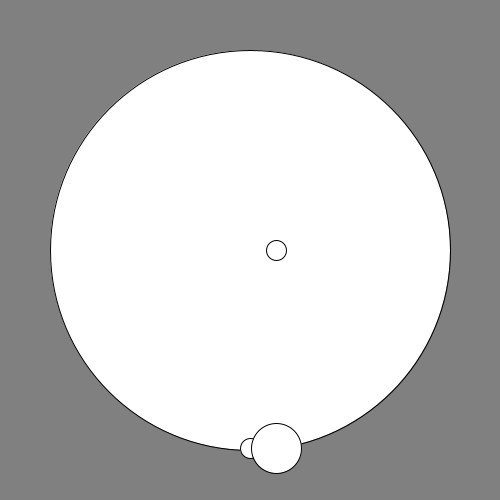
Frame 1 (no input)
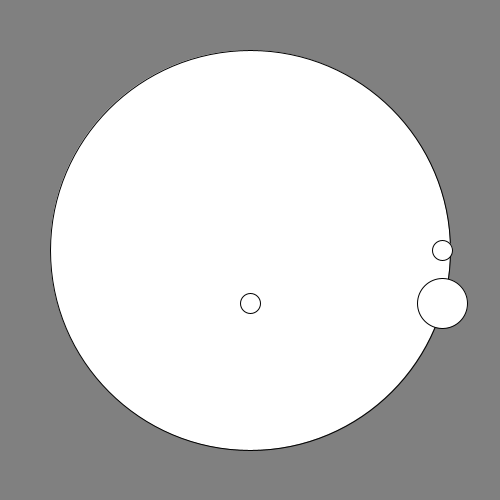
Frame 60 (the mouse pressed at the canvas centre just before this capture)
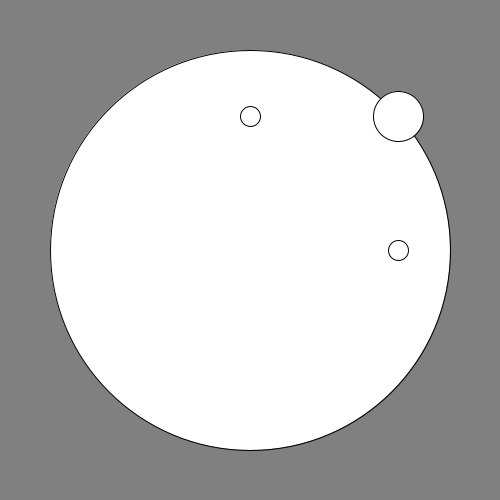
Frame 120 (the mouse held since frame 60 and released just before this capture)

The Processing sketch that drew these frames (run headless with seeded random() and noise(); from frame 60 on, the mouse is pressed at the canvas centre):

// Processing sketch: SignalDemo
// ── SignalDemo.pde

void setup() {
  size(500, 500);
}
void draw() {
  background(128);
  
  float time = millis()/1000.0;
  
  float x = sin(time) * 200 + width/2;
  float y = cos(time) * 200 + height/2;
  
  ellipse(width/2, height/2, 400, 400);
  
  ellipse(x, height/2, 20, 20);
  ellipse(width/2, y, 20, 20);
  
  ellipse(x, y, 50, 50);
  
}
